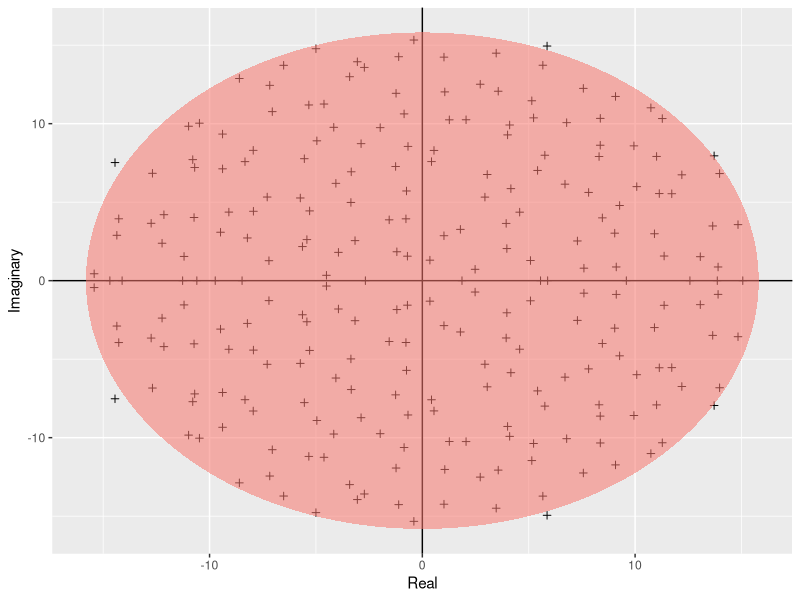

Recreate this plot in R. (Note: this script raises an error after producing the figure.)
#!usr/bin/env Rscript

##------------------------------------------
## Name: Girko.R
## Description: This script builds Girko's circular law function and 
##              creates a plot of it
## Author: Vitor Ferreira, f.ferreira22@imperial.ac.uk
## Date: October 2022
## Inputs: none
## Outputs: Girko.pdf
##------------------------------------------


# Clean enviroment
rm(list = ls())

# Clear graphics
graphics.off()

# Load Libraries
suppressMessages(require(tidyverse, quietly = T))

# Define Girko's circular law function
build_ellipse <- function(hradius, vradius){ # function that returns an ellipse
  npoints = 250
  a <- seq(0, 2 * pi, length = npoints + 1)
  x <- hradius * cos(a)
  y <- vradius * sin(a)  
  return(data.frame(x = x, y = y))
}


# Defining parameters

N <- 250

M <- matrix(rnorm(N * N), N, N) # Building the matrix

eigvals <- eigen(M)$values # Find the eigenvalues

eigDF <- data.frame("Real" = Re(eigvals), "Imaginary" = Im(eigvals)) # Build a dataframe

my_radius <- sqrt(N) # The radius of the circle is sqrt(N)

ellDF <- build_ellipse(my_radius, my_radius) # Dataframe to plot the ellipse

names(ellDF) <- c("Real", "Imaginary") # renaming columns


# plot the eigenvalues
p <- ggplot(eigDF, aes(x = Real, y = Imaginary))
p <- p +
  geom_point(shape = I(3)) +
  theme(legend.position = "none")


# now add the vertical and horizontal line
p <- p + geom_hline(aes(yintercept = 0))
p <- p + geom_vline(aes(xintercept = 0))


# finally, add the ellipse
p <- p + geom_polygon(data = ellDF, aes(x = Real, y = Imaginary, alpha = 1/20, fill = "red"))

pdf("../results/Girko.pdf")
print(p)
graphics.off()
